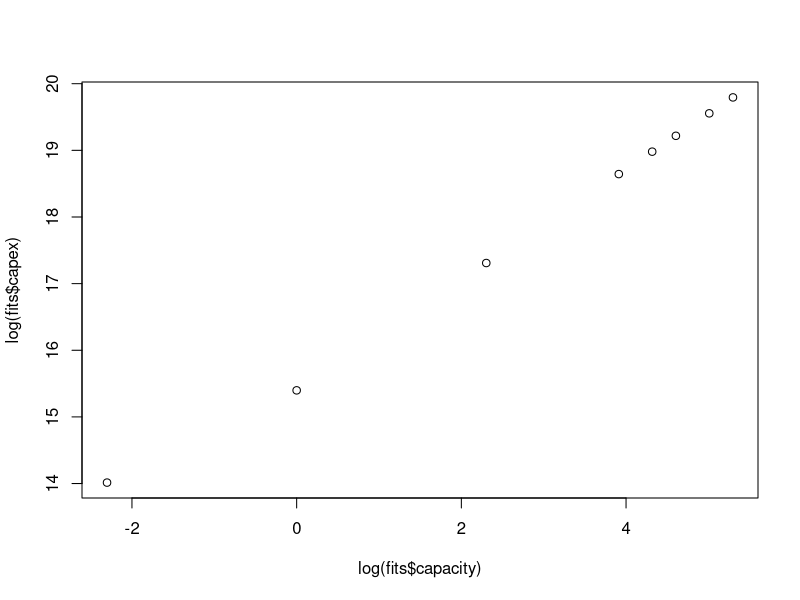

The R source for this figure:

# Data Fitting for functions

library(tidyverse)
library(readxl)

#############################################################
# BWRO CAPEX Linear Model

# load data
fits <- read_xlsx('linearmodels.xlsx')

# visualize log fit data to make sure there is a linear fit
plot(log(fits$capacity), log(fits$capex))

# modify the data frame to get log data for the OLS
fits_modified <- fits %>% 
  mutate(logx = log(capacity),
         logy = log(capex))

# perform OLS (log-log) to get the model
bwrocapex.lm <- lm(logy ~ logx, data = fits_modified) 
bwrocapex <- broom::tidy(bwrocapex.lm)

#############################################################
# BWRO OMEX MODEL
